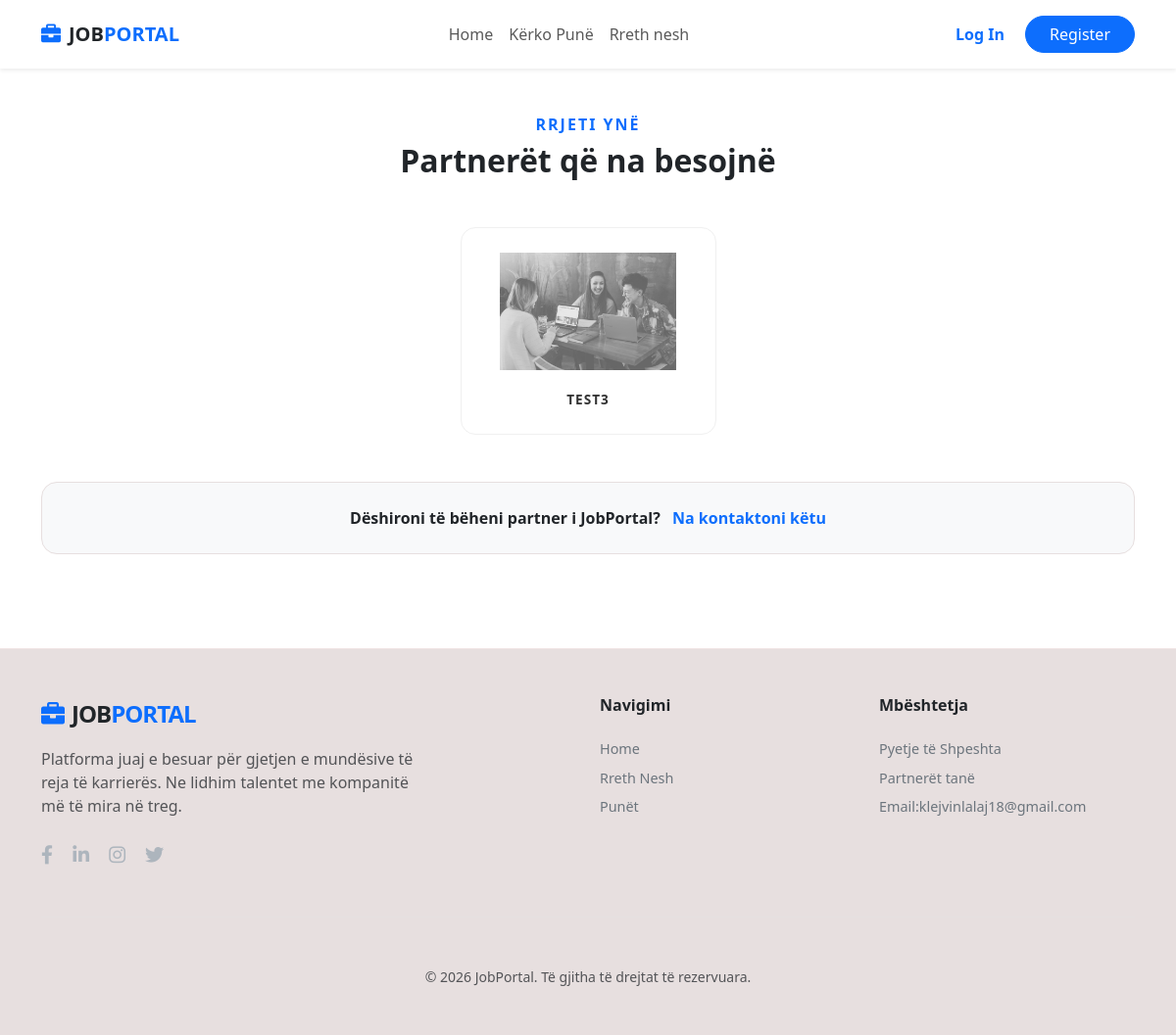
The app's page /partneret/ with its own data.
### JobApp/models.py (models this page shows, shortened)
class Partner(models.Model):
    user = models.OneToOneField(
        settings.AUTH_USER_MODEL,
        on_delete=models.CASCADE,
        related_name='partner_profile',
        verbose_name="Llogaria e Partnerit"
    )
    emri_kompanise = models.CharField(max_length=200, verbose_name="Emri i Kompanisë")
    logo = models.ImageField(upload_to='partners/', verbose_name="Logoja")
    website_url = models.URLField(blank=True, null=True, verbose_name="Linku i Website-it")
    data_shtimit = models.DateTimeField(auto_now_add=True)
    class Meta:
        verbose_name = "Partner"
        verbose_name_plural = "Partnerët Tanë"

### JobApp/views.py (the view)
# urls.py: path("partneret/",views.partneret,name="partneretPage"),
def partneret(request):
    partneret_nga_db = Partner.objects.all().order_by('-id')
    return render(request, 'partneret.html', {
        'partneret': partneret_nga_db
    })

### JobApp/templates/partneret.html (shortened to what this page needs)
{% extends 'base.html' %}
{% load static %}
{% block content %}
<section class="py-5 bg-white">
    <div class="container">
        <div class="text-center mb-5">
            <h6 class="text-primary fw-bold text-uppercase" style="letter-spacing: 2px;">Rrjeti Ynë</h6>
            <h2 class="fw-bold">Partnerët që na besojnë</h2>
        </div>
        <div class="row align-items-stretch justify-content-center g-4">
            {% for partner in partneret %}
            <div class="col-6 col-md-4 col-lg-3">
                <div class="partner-card">
                    <div class="partner-logo">
                        {% if partner.logo %}
                            <img src="{{ partner.logo.url }}" class="img-fluid filter-grey" alt="{{ partner.emri_kompanise }}">
                        {% else %}
                            <i class="bi bi-building text-muted display-4"></i>
                        {% endif %}
                    </div>
                    <div class="company-name text-center">
                        {{ partner.emri_kompanise }}
                    </div>
                </div>
            </div>
            {% empty %}
            <div class="col-12 text-center">
                <p class="text-muted fst-italic">Së shpejti do të listohen partnerët tanë të rinj.</p>
            </div>
            {% endfor %}
        </div>
        <div class="mt-5 p-4 rounded-4 text-center" style="background-color: #f8f9fa; border: 1px solid #e7dfdf;">
            <p class="mb-0 fw-bold text-dark">
                Dëshironi të bëheni partner i JobPortal?
                <a href="{% url 'behupartnerPage' %}" class="text-primary text-decoration-none ms-2">
                    Na kontaktoni këtu
                </a>
            </p>
        </div>
    </div>
</section>
{% endblock %}

### JobApp/static/css/style.css (style rules this page uses)
:root { --jp-primary: #0d6efd; --jp-dark: #212529; }
.partner-card { background: #ffffff; border: 1px solid #f0f0f0; border-radius: 15px; padding: 25px 15px; transition: all 0.3s ease-in-out; display: flex; flex-direction: column; align-items: center; justify-content: center; height: 100%; }
.partner-logo { height: 120px; width: 100%; display: flex; align-items: center; justify-content: center; margin-bottom: 15px; overflow: hidden; }
.filter-grey { width: 100%; height: 100%; object-fit: contain; filter: grayscale(100%); opacity: 0.6; transition: all 0.4s ease; }
.company-name { font-size: 0.85rem; font-weight: 700; color: #333; text-transform: uppercase; letter-spacing: 1px; margin-top: 5px; transition: color 0.3s ease; }
.text-dark.fw-bold { color: #1e293b; }

### records on screen
Partner: logo (picture), emri_kompanise "TEST3"
